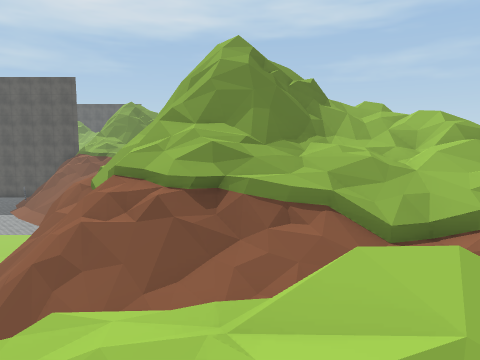
[1] (above)

14 first-person views from a walk through a 3-D level made in the Unity game engine. The camera is 1.3 m above the floor, tilts 6° down and sees 70° across. The floor is counted in squares, 2 m on a side. Each view is taken from the middle of a square. On the plan, view 1 faces up. The plan holds only what a view shows up to about 10 squares ahead; the rest is blank. The place goes on beyond the plan. The player character is not drawn. Some surface patterns are stand-ins.

[2]
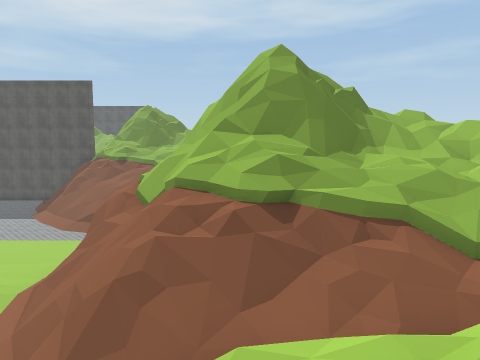

[3]
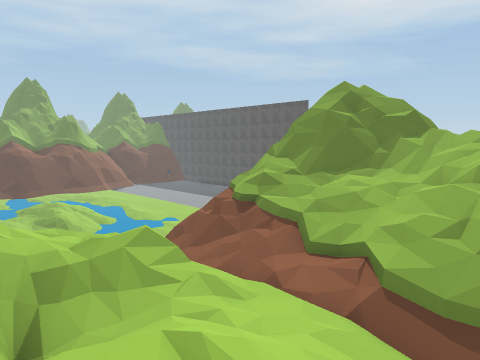

[4]
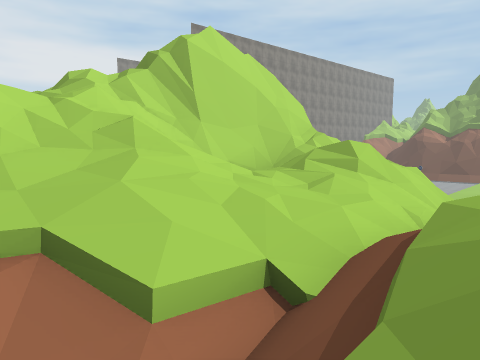

[5]
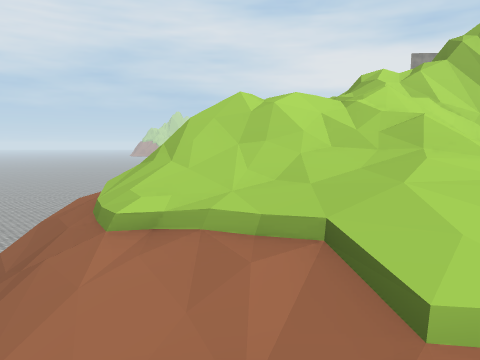

[6]
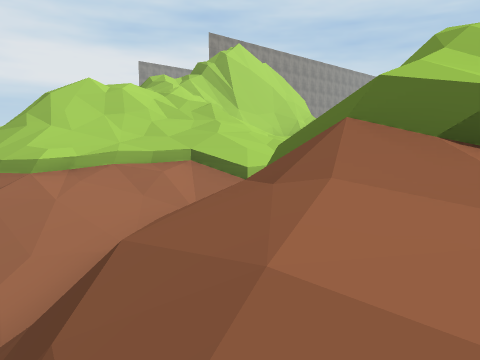

[7]
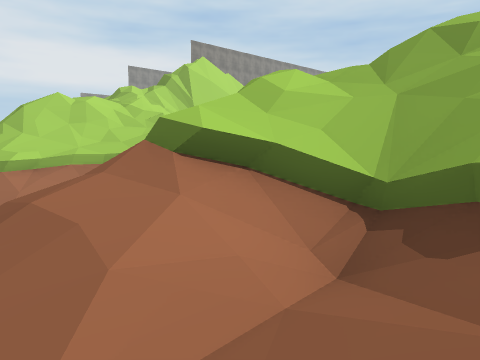

[8]
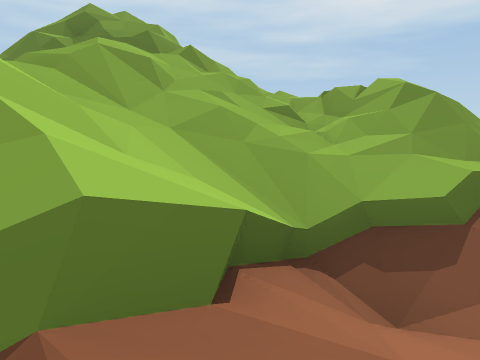

[9]
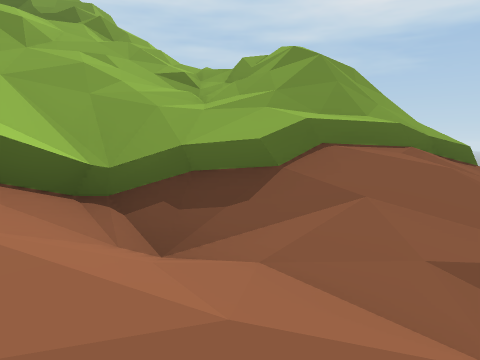

[10]
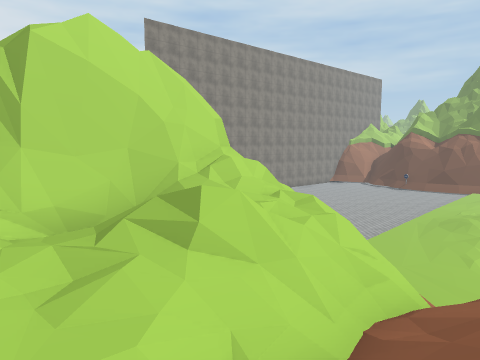

[11]
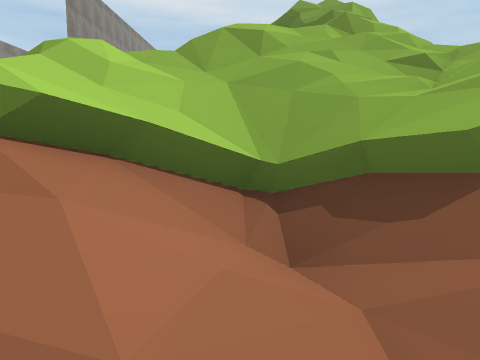

[12]
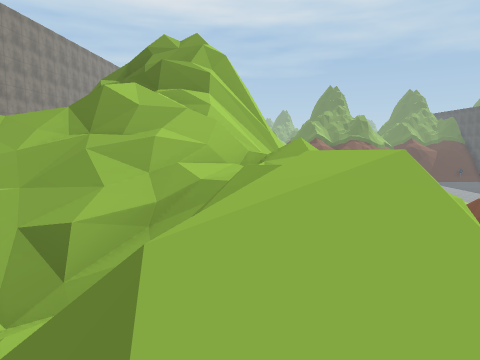

[13]
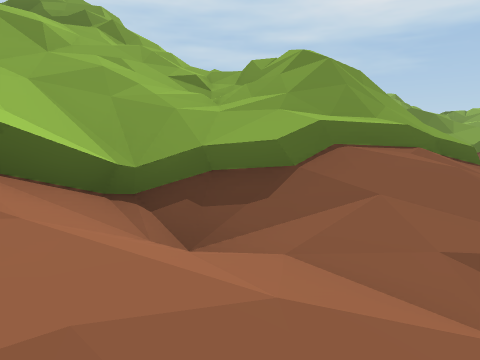

[14]
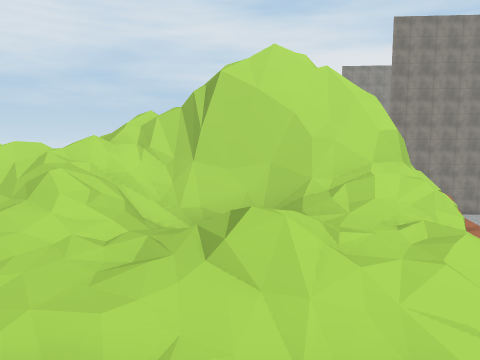

### Floor plan
Key: @ floor where view 1 was taken; # wall or solid block; . main floor; : floor 0.25 m higher than the main floor; - floor 0.25 m lower than the main floor; + floor 0.5 m higher than the main floor; * floor 3.25 m higher than the main floor; % floor 4.5 m higher than the main floor; & floor 6.25 m higher than the main floor; / step, stairs or slope; = window, fence, low wall or low ledge; ^ raised ledge; v drop or lower ground.
Columns run from 8 left of view 1 to 10 right of it. Each row starts with its distance up from view 1.
 11                =
 10 ...      ^  //==/
  9 ...   ^  #^///////
  8  :.  ==^##////////
  7   .=##=###//////*/
  6   -+##=##/&////=//
  5    .####//////=#/=
  4     ###///////////
  3   .. =////////
  2 ....:#==/=///=///
  1 ....  =%//%//////
  0  ..   =/@///=/////
 -1      =#^^^==//=v///
 -2      ##  ^#=///////
 -3      =   #^///////
 -4         ##////////
 -5          #  ////*/
 -6              /////
 -7              =

Where each view was taken, in squares from view 1:
view 1: 0 up, 0 right, facing up
view 2: 0 up, 1 left, facing up
view 3: 1 down, 5 right, facing up-left
view 4: 4 up, 6 right, facing down-left
view 5: 4 up, 6 right, facing down
view 6: 6 up, 9 right, facing down-left
view 7: 8 up, 9 right, facing down-left
view 8: 5 up, 8 right, facing up-left
view 9: 6 up, 9 right, facing up-left
view 10: 4 up, 3 right, facing down-left
view 11: 5 down, 9 right, facing left
view 12: 2 down, 7 right, facing left
view 13: 6 down, 9 right, facing up-left
view 14: 5 up, 1 right, facing down
